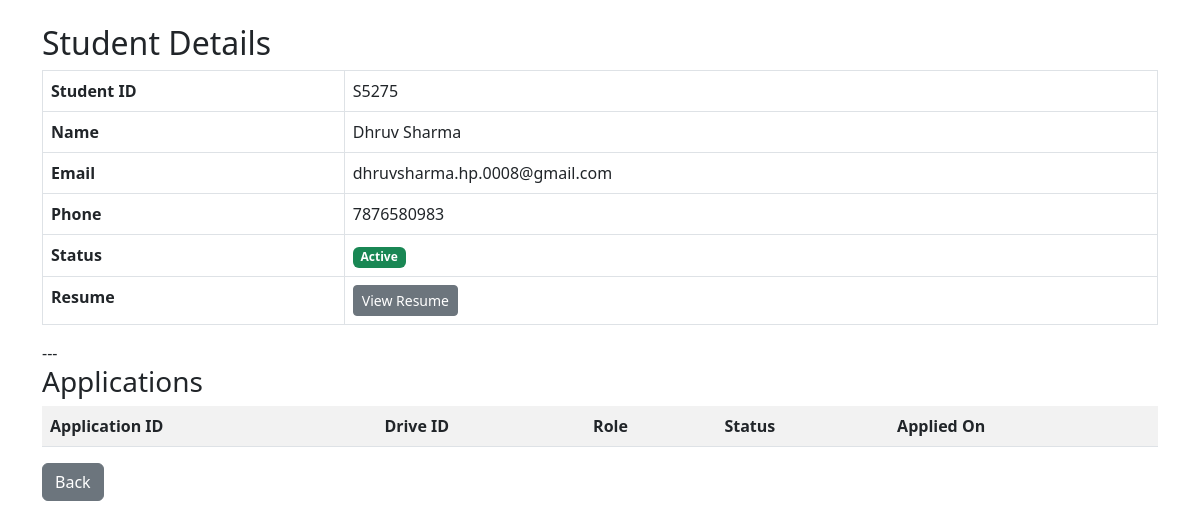
The app's page /admin/student/1 (signed in), older data.
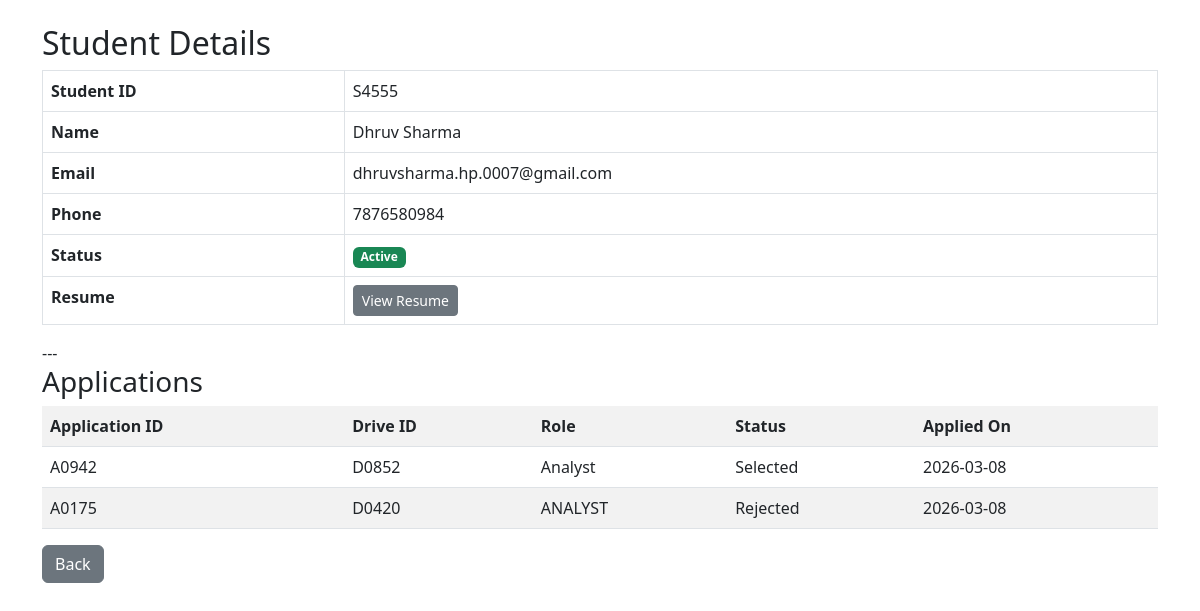
The same page, newer data.
### tables this page shows
CREATE TABLE student(
        id INTEGER PRIMARY KEY AUTOINCREMENT,
        student_uid TEXT UNIQUE,
        name TEXT,
        email TEXT UNIQUE,
        password TEXT,
        phone TEXT,
        resume TEXT,
        is_active INTEGER DEFAULT 1
    );

CREATE TABLE application(
    id INTEGER PRIMARY KEY AUTOINCREMENT,
    application_uid TEXT,
    student_id INTEGER,
    drive_id INTEGER,
    status TEXT DEFAULT 'Applied',
    applied_on TEXT,
    UNIQUE(student_id, drive_id));

CREATE TABLE drive(
    id INTEGER PRIMARY KEY AUTOINCREMENT,
    drive_uid TEXT UNIQUE,
    company_id INTEGER,
    job_title TEXT,
    job_description TEXT,
    eligibility TEXT,
    deadline TEXT,
    status TEXT DEFAULT 'Pending',
    is_deleted INTEGER DEFAULT 0,
    FOREIGN KEY(company_id) REFERENCES company(id)
);

### app.py (the view)
@app.route("/admin/student/<int:student_id>")
def admin_student_details(student_id):
    if session.get("role") != "admin":
        return redirect("/")
    conn = get_connection()
    student = conn.execute(
        "SELECT * FROM student WHERE id=?",
        (student_id,)
    ).fetchone()
    applications = conn.execute("""
    SELECT application.application_uid,
           drive.drive_uid,
           drive.job_title,
           application.status,
           application.applied_on
    FROM application
    JOIN drive ON drive.id = application.drive_id
    WHERE application.student_id=?
    """,(student_id,)).fetchall()
    conn.close()
    return render_template(
        "admin_student_details.html",
        student=student,
        applications=applications
    )

### models.py (called while the page is built)
def get_connection():
    conn = sqlite3.connect(DATABASE)
    conn.row_factory = sqlite3.Row
    return conn

### templates/admin_student_details.html (shortened to what this page needs)
<!DOCTYPE html>
<html>
<head>
<link rel="stylesheet" href="https://cdn.jsdelivr.net/npm/bootstrap@5.3.0/dist/css/bootstrap.min.css">
</head>
<body>
<div class="container mt-4">
<h2>Student Details</h2>
<table class="table table-bordered">
<tr>
<th>Student ID</th>
<td>{{ student.student_uid }}</td>
</tr>
<tr>
<th>Name</th>
<td>{{ student.name }}</td>
</tr>
<tr>
<th>Email</th>
<td>{{ student.email }}</td>
</tr>
<tr>
<th>Phone</th>
<td>{{ student.phone }}</td>
</tr>
<tr>
<th>Status</th>
<td>
{% if student.is_active == 1 %}
<span class="badge bg-success">Active</span>
{% else %}
<span class="badge bg-danger">Blacklisted</span>
{% endif %}
</td>
</tr>
<tr>
<th>Resume</th>
<td>
{% if student.resume %}
<a href="/uploads/{{ student.resume }}" target="_blank" class="btn btn-secondary btn-sm">
View Resume
</a>
{% else %}
<span style="color: red;"> No Resume Uploaded</span>
{% endif %}
</td>
</tr>
</table>
---
<h3>Applications</h3>
<table class="table table-striped">
<tr>
<th>Application ID</th>
<th>Drive ID</th>
<th>Role</th>
<th>Status</th>
<th>Applied On</th>
</tr>
{% for a in applications %}
<tr>
<td>{{ a.application_uid }}</td>
<td>{{ a.drive_uid }}</td>
<td>{{ a.job_title }}</td>
<td>{{ a.status }}</td>
<td>{{ a.applied_on }}</td>
</tr>
{% endfor %}
</table>
<a href="/admin/students" class="btn btn-secondary">Back</a>
</div>
</body>
</html>

Row changes from the older to the newer data that the page shows:
changed student "Dhruv Sharma": student_uid "S5275" → "S4555"; email "dhruvsharma.hp.0008@gmail.com" → "dhruvsharma.hp.0007@gmail.com"; phone "7876580983" → "7876580984"
added application: application_uid "A0942", drive_uid "D0852", job_title "Analyst", status "Selected", applied_on "2026-03-08"
added application: application_uid "A0175", drive_uid "D0420", job_title "ANALYST", status "Rejected", applied_on "2026-03-08"
